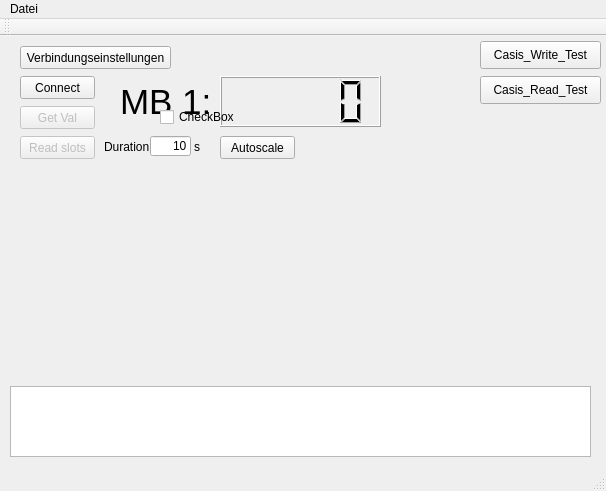
<?xml version="1.0" encoding="UTF-8"?>
<ui version="4.0">
 <class>MainWindow</class>
 <widget class="QMainWindow" name="MainWindow">
  <property name="geometry">
   <rect>
    <x>0</x>
    <y>0</y>
    <width>606</width>
    <height>491</height>
   </rect>
  </property>
  <property name="sizePolicy">
   <sizepolicy hsizetype="Fixed" vsizetype="Fixed">
    <horstretch>0</horstretch>
    <verstretch>0</verstretch>
   </sizepolicy>
  </property>
  <property name="windowTitle">
   <string>MainWindow</string>
  </property>
  <widget class="QWidget" name="centralWidget">
   <widget class="QPushButton" name="Button_Connect">
    <property name="geometry">
     <rect>
      <x>20</x>
      <y>40</y>
      <width>75</width>
      <height>23</height>
     </rect>
    </property>
    <property name="text">
     <string>Connect</string>
    </property>
   </widget>
   <widget class="QPushButton" name="Button_Get_Val">
    <property name="enabled">
     <bool>false</bool>
    </property>
    <property name="geometry">
     <rect>
      <x>20</x>
      <y>70</y>
      <width>75</width>
      <height>23</height>
     </rect>
    </property>
    <property name="text">
     <string>Get Val</string>
    </property>
   </widget>
   <widget class="QPushButton" name="pushButton_ConSets">
    <property name="geometry">
     <rect>
      <x>20</x>
      <y>10</y>
      <width>151</width>
      <height>23</height>
     </rect>
    </property>
    <property name="text">
     <string>Verbindungseinstellungen</string>
    </property>
   </widget>
   <widget class="QLCDNumber" name="lcdNumber">
    <property name="geometry">
     <rect>
      <x>220</x>
      <y>40</y>
      <width>161</width>
      <height>51</height>
     </rect>
    </property>
    <property name="font">
     <font>
      <pointsize>10</pointsize>
      <weight>75</weight>
      <bold>true</bold>
      <kerning>false</kerning>
     </font>
    </property>
    <property name="styleSheet">
     <string notr="true"/>
    </property>
   </widget>
   <widget class="QLabel" name="label">
    <property name="geometry">
     <rect>
      <x>120</x>
      <y>40</y>
      <width>91</width>
      <height>51</height>
     </rect>
    </property>
    <property name="font">
     <font>
      <pointsize>26</pointsize>
     </font>
    </property>
    <property name="text">
     <string>MB 1:</string>
    </property>
   </widget>
   <widget class="QTextEdit" name="textEdit">
    <property name="geometry">
     <rect>
      <x>10</x>
      <y>350</y>
      <width>581</width>
      <height>71</height>
     </rect>
    </property>
    <property name="sizePolicy">
     <sizepolicy hsizetype="Fixed" vsizetype="Fixed">
      <horstretch>0</horstretch>
      <verstretch>0</verstretch>
     </sizepolicy>
    </property>
    <property name="readOnly">
     <bool>true</bool>
    </property>
   </widget>
   <widget class="QPushButton" name="Button_read_slots">
    <property name="enabled">
     <bool>false</bool>
    </property>
    <property name="geometry">
     <rect>
      <x>20</x>
      <y>100</y>
      <width>75</width>
      <height>23</height>
     </rect>
    </property>
    <property name="text">
     <string>Read slots</string>
    </property>
   </widget>
   <widget class="QCustomPlot" name="customPlot" native="true">
    <property name="geometry">
     <rect>
      <x>10</x>
      <y>130</y>
      <width>581</width>
      <height>211</height>
     </rect>
    </property>
   </widget>
   <widget class="QPushButton" name="pushButton">
    <property name="geometry">
     <rect>
      <x>220</x>
      <y>100</y>
      <width>75</width>
      <height>23</height>
     </rect>
    </property>
    <property name="text">
     <string>Autoscale</string>
    </property>
   </widget>
   <widget class="QLineEdit" name="lineEdit_Duration">
    <property name="geometry">
     <rect>
      <x>150</x>
      <y>100</y>
      <width>41</width>
      <height>20</height>
     </rect>
    </property>
    <property name="toolTip">
     <string>Recording duration in seconds</string>
    </property>
    <property name="layoutDirection">
     <enum>Qt::LeftToRight</enum>
    </property>
    <property name="text">
     <string>10</string>
    </property>
    <property name="maxLength">
     <number>100</number>
    </property>
    <property name="alignment">
     <set>Qt::AlignRight|Qt::AlignTrailing|Qt::AlignVCenter</set>
    </property>
   </widget>
   <widget class="QLabel" name="label_2">
    <property name="geometry">
     <rect>
      <x>104</x>
      <y>104</y>
      <width>46</width>
      <height>13</height>
     </rect>
    </property>
    <property name="text">
     <string>Duration:</string>
    </property>
   </widget>
   <widget class="QLabel" name="label_3">
    <property name="geometry">
     <rect>
      <x>194</x>
      <y>103</y>
      <width>16</width>
      <height>16</height>
     </rect>
    </property>
    <property name="text">
     <string>s</string>
    </property>
   </widget>
   <widget class="QCheckBox" name="checkBox">
    <property name="geometry">
     <rect>
      <x>160</x>
      <y>70</y>
      <width>97</width>
      <height>22</height>
     </rect>
    </property>
    <property name="text">
     <string>CheckBox</string>
    </property>
   </widget>
   <widget class="QPushButton" name="Write_Test">
    <property name="geometry">
     <rect>
      <x>480</x>
      <y>5</y>
      <width>121</width>
      <height>28</height>
     </rect>
    </property>
    <property name="text">
     <string>Casis_Write_Test</string>
    </property>
   </widget>
   <widget class="QPushButton" name="Read_Test">
    <property name="geometry">
     <rect>
      <x>480</x>
      <y>40</y>
      <width>121</width>
      <height>28</height>
     </rect>
    </property>
    <property name="text">
     <string>Casis_Read_Test</string>
    </property>
   </widget>
  </widget>
  <widget class="QMenuBar" name="menuBar">
   <property name="geometry">
    <rect>
     <x>0</x>
     <y>0</y>
     <width>606</width>
     <height>26</height>
    </rect>
   </property>
   <widget class="QMenu" name="menuDatei">
    <property name="title">
     <string>Datei</string>
    </property>
    <addaction name="actionNewProject"/>
    <addaction name="actionOpenProject"/>
    <addaction name="actionSaveProject"/>
    <addaction name="separator"/>
    <addaction name="actionBeenden"/>
   </widget>
   <addaction name="menuDatei"/>
  </widget>
  <widget class="QToolBar" name="mainToolBar">
   <attribute name="toolBarArea">
    <enum>TopToolBarArea</enum>
   </attribute>
   <attribute name="toolBarBreak">
    <bool>false</bool>
   </attribute>
  </widget>
  <widget class="QStatusBar" name="statusBar"/>
  <action name="actionNewProject">
   <property name="text">
    <string>neues Projekt</string>
   </property>
   <property name="shortcut">
    <string>Ctrl+N</string>
   </property>
  </action>
  <action name="actionOpenProject">
   <property name="text">
    <string>Projekt öffnen</string>
   </property>
   <property name="shortcut">
    <string>Ctrl+O</string>
   </property>
  </action>
  <action name="actionSaveProject">
   <property name="text">
    <string>Projekt speichern</string>
   </property>
   <property name="shortcut">
    <string>Ctrl+S</string>
   </property>
  </action>
  <action name="actionBeenden">
   <property name="text">
    <string>Beenden</string>
   </property>
   <property name="shortcut">
    <string>Ctrl+Q</string>
   </property>
  </action>
 </widget>
 <layoutdefault spacing="6" margin="11"/>
 <customwidgets>
  <customwidget>
   <class>QCustomPlot</class>
   <extends>QWidget</extends>
   <header location="global">qcustomplot.h</header>
   <container>1</container>
  </customwidget>
 </customwidgets>
 <resources/>
 <connections>
  <connection>
   <sender>actionBeenden</sender>
   <signal>triggered()</signal>
   <receiver>MainWindow</receiver>
   <slot>close()</slot>
   <hints>
    <hint type="sourcelabel">
     <x>-1</x>
     <y>-1</y>
    </hint>
    <hint type="destinationlabel">
     <x>199</x>
     <y>149</y>
    </hint>
   </hints>
  </connection>
 </connections>
</ui>
